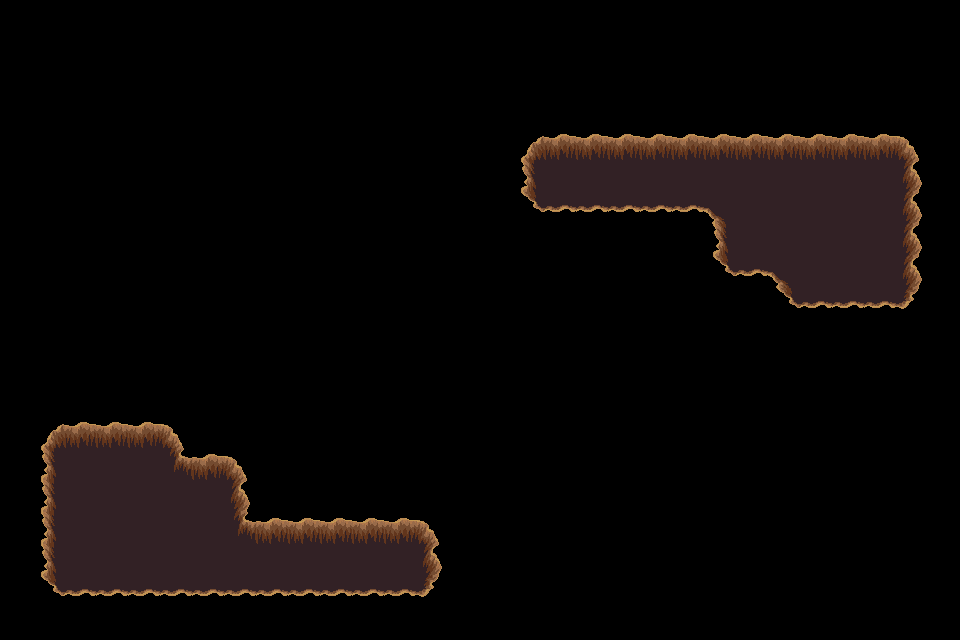

This game map was drawn from its Tiled (.tmx) file and the tilesets committed beside it. A one-line description and the full map source follow:
An orthogonal 30x20 tile map with 32x32 px tiles, 1 tile layer (trou), 2 tilesets.

<map version="1.4" tiledversion="1.4.3" orientation="orthogonal" renderorder="right-down" width="30" height="20" tilewidth="32" tileheight="32" infinite="0" nextlayerid="9" nextobjectid="1">
 <tileset firstgid="1" source="../../dungeon_green.tsx" />
 <tileset firstgid="530" source="../../dungeon.tsx" />
 <layer id="8" name="trou" width="30" height="20">
  <data encoding="csv">
0,0,0,0,0,0,0,0,0,0,0,0,0,0,0,0,0,0,0,0,0,0,0,0,0,0,0,0,0,0,
0,0,0,0,0,0,0,0,0,0,0,0,0,0,0,0,0,0,0,0,0,0,0,0,0,0,0,0,0,0,
0,0,0,0,0,0,0,0,0,0,0,0,0,0,0,0,0,0,0,0,0,0,0,0,0,0,0,0,0,0,
0,0,0,0,0,0,0,0,0,0,0,0,0,0,0,0,0,0,0,0,0,0,0,0,0,0,0,0,0,0,
0,0,0,0,0,0,0,0,0,0,0,0,0,0,0,0,432,433,433,433,433,433,433,433,433,433,433,433,434,0,
0,0,0,0,0,0,0,0,0,0,0,0,0,0,0,0,455,456,456,456,456,456,456,456,456,456,456,456,457,0,
0,0,0,0,0,0,0,0,0,0,0,0,0,0,0,0,478,479,479,479,479,479,388,456,456,456,456,456,457,0,
0,0,0,0,0,0,0,0,0,0,0,0,0,0,0,0,0,0,0,0,0,0,455,456,456,456,456,456,457,0,
0,0,0,0,0,0,0,0,0,0,0,0,0,0,0,0,0,0,0,0,0,0,478,479,388,456,456,456,457,0,
0,0,0,0,0,0,0,0,0,0,0,0,0,0,0,0,0,0,0,0,0,0,0,0,478,479,479,479,480,0,
0,0,0,0,0,0,0,0,0,0,0,0,0,0,0,0,0,0,0,0,0,0,0,0,0,0,0,0,0,0,
0,0,0,0,0,0,0,0,0,0,0,0,0,0,0,0,0,0,0,0,0,0,0,0,0,0,0,0,0,0,
0,0,0,0,0,0,0,0,0,0,0,0,0,0,0,0,0,0,0,0,0,0,0,0,0,0,0,0,0,0,
0,432,433,433,433,434,0,0,0,0,0,0,0,0,0,0,0,0,0,0,0,0,0,0,0,0,0,0,0,0,
0,455,456,456,456,410,433,434,0,0,0,0,0,0,0,0,0,0,0,0,0,0,0,0,0,0,0,0,0,0,
0,455,456,456,456,456,456,457,0,0,0,0,0,0,0,0,0,0,0,0,0,0,0,0,0,0,0,0,0,0,
0,455,456,456,456,456,456,410,433,433,433,433,433,434,0,0,0,0,0,0,0,0,0,0,0,0,0,0,0,0,
0,455,456,456,456,456,456,456,456,456,456,456,456,457,0,0,0,0,0,0,0,0,0,0,0,0,0,0,0,0,
0,478,479,479,479,479,479,479,479,479,479,479,479,480,0,0,0,0,0,0,0,0,0,0,0,0,0,0,0,0,
0,0,0,0,0,0,0,0,0,0,0,0,0,0,0,0,0,0,0,0,0,0,0,0,0,0,0,0,0,0
</data>
 </layer>
</map>
